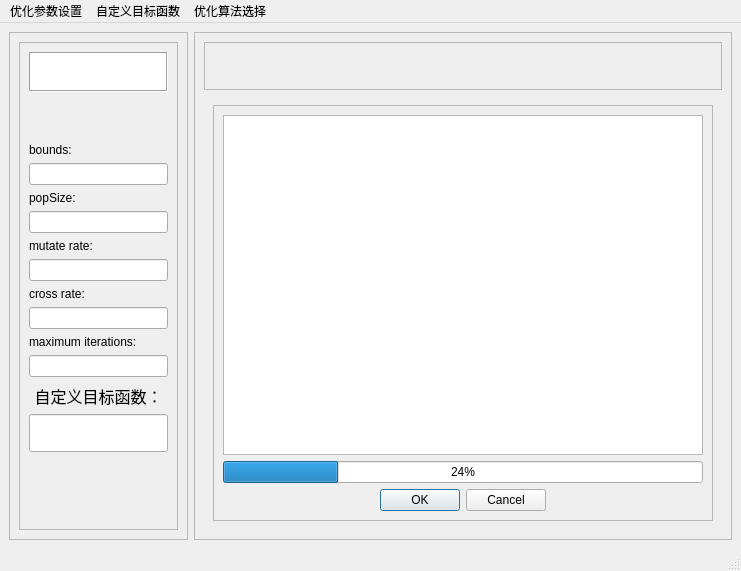
<?xml version="1.0" encoding="UTF-8"?>
<ui version="4.0">
 <class>MainWindow</class>
 <widget class="QMainWindow" name="MainWindow">
  <property name="geometry">
   <rect>
    <x>0</x>
    <y>0</y>
    <width>741</width>
    <height>571</height>
   </rect>
  </property>
  <property name="contextMenuPolicy">
   <enum>Qt::ActionsContextMenu</enum>
  </property>
  <property name="windowTitle">
   <string>MainWindow</string>
  </property>
  <property name="windowIcon">
   <iconset>
    <normaloff>:/icon/icon/算法调试.svg</normaloff>:/icon/icon/算法调试.svg</iconset>
  </property>
  <widget class="QWidget" name="centralwidget">
   <property name="sizePolicy">
    <sizepolicy hsizetype="Expanding" vsizetype="Expanding">
     <horstretch>1</horstretch>
     <verstretch>1</verstretch>
    </sizepolicy>
   </property>
   <layout class="QHBoxLayout" name="horizontalLayout_2">
    <item>
     <layout class="QHBoxLayout" name="horizontalLayout">
      <item>
       <widget class="QFrame" name="frame_fixed_page">
        <property name="sizePolicy">
         <sizepolicy hsizetype="Expanding" vsizetype="Expanding">
          <horstretch>1</horstretch>
          <verstretch>1</verstretch>
         </sizepolicy>
        </property>
        <property name="frameShape">
         <enum>QFrame::StyledPanel</enum>
        </property>
        <property name="frameShadow">
         <enum>QFrame::Raised</enum>
        </property>
        <layout class="QVBoxLayout" name="verticalLayout_3">
         <item>
          <widget class="QFrame" name="frame_4">
           <property name="sizePolicy">
            <sizepolicy hsizetype="Preferred" vsizetype="Expanding">
             <horstretch>0</horstretch>
             <verstretch>11</verstretch>
            </sizepolicy>
           </property>
           <property name="maximumSize">
            <size>
             <width>900</width>
             <height>16777215</height>
            </size>
           </property>
           <property name="frameShape">
            <enum>QFrame::StyledPanel</enum>
           </property>
           <property name="frameShadow">
            <enum>QFrame::Raised</enum>
           </property>
           <layout class="QVBoxLayout" name="verticalLayout_7">
            <item>
             <widget class="QTextBrowser" name="textBrowser_mode_show">
              <property name="sizePolicy">
               <sizepolicy hsizetype="Expanding" vsizetype="Expanding">
                <horstretch>0</horstretch>
                <verstretch>1</verstretch>
               </sizepolicy>
              </property>
              <property name="maximumSize">
               <size>
                <width>350</width>
                <height>40</height>
               </size>
              </property>
              <property name="contextMenuPolicy">
               <enum>Qt::DefaultContextMenu</enum>
              </property>
              <property name="inputMethodHints">
               <set>Qt::ImhMultiLine</set>
              </property>
              <property name="frameShape">
               <enum>QFrame::Box</enum>
              </property>
              <property name="acceptRichText">
               <bool>true</bool>
              </property>
              <property name="textInteractionFlags">
               <set>Qt::TextBrowserInteraction</set>
              </property>
              <property name="openLinks">
               <bool>true</bool>
              </property>
             </widget>
            </item>
            <item>
             <spacer name="verticalSpacer_middle">
              <property name="orientation">
               <enum>Qt::Vertical</enum>
              </property>
              <property name="sizeType">
               <enum>QSizePolicy::Preferred</enum>
              </property>
              <property name="sizeHint" stdset="0">
               <size>
                <width>20</width>
                <height>45</height>
               </size>
              </property>
             </spacer>
            </item>
            <item>
             <layout class="QVBoxLayout" name="verticalLayout_2">
              <item>
               <widget class="QLabel" name="label_bounds">
                <property name="sizePolicy">
                 <sizepolicy hsizetype="Preferred" vsizetype="Expanding">
                  <horstretch>0</horstretch>
                  <verstretch>1</verstretch>
                 </sizepolicy>
                </property>
                <property name="text">
                 <string>bounds:</string>
                </property>
               </widget>
              </item>
              <item>
               <widget class="QLineEdit" name="lineEdit_bounds">
                <property name="sizePolicy">
                 <sizepolicy hsizetype="Expanding" vsizetype="Expanding">
                  <horstretch>0</horstretch>
                  <verstretch>2</verstretch>
                 </sizepolicy>
                </property>
               </widget>
              </item>
              <item>
               <widget class="QLabel" name="label_popSize">
                <property name="sizePolicy">
                 <sizepolicy hsizetype="Preferred" vsizetype="Expanding">
                  <horstretch>0</horstretch>
                  <verstretch>1</verstretch>
                 </sizepolicy>
                </property>
                <property name="text">
                 <string>popSize:</string>
                </property>
               </widget>
              </item>
              <item>
               <widget class="QLineEdit" name="lineEdit_popSize">
                <property name="sizePolicy">
                 <sizepolicy hsizetype="Expanding" vsizetype="Expanding">
                  <horstretch>0</horstretch>
                  <verstretch>2</verstretch>
                 </sizepolicy>
                </property>
               </widget>
              </item>
              <item>
               <widget class="QLabel" name="label_mutate_rate">
                <property name="sizePolicy">
                 <sizepolicy hsizetype="Preferred" vsizetype="Expanding">
                  <horstretch>0</horstretch>
                  <verstretch>1</verstretch>
                 </sizepolicy>
                </property>
                <property name="text">
                 <string>mutate rate:</string>
                </property>
               </widget>
              </item>
              <item>
               <widget class="QLineEdit" name="lineEdit_mutate_rate">
                <property name="sizePolicy">
                 <sizepolicy hsizetype="Expanding" vsizetype="Expanding">
                  <horstretch>0</horstretch>
                  <verstretch>2</verstretch>
                 </sizepolicy>
                </property>
               </widget>
              </item>
              <item>
               <widget class="QLabel" name="label_cross_rate">
                <property name="sizePolicy">
                 <sizepolicy hsizetype="Preferred" vsizetype="Expanding">
                  <horstretch>0</horstretch>
                  <verstretch>1</verstretch>
                 </sizepolicy>
                </property>
                <property name="text">
                 <string>cross rate:</string>
                </property>
               </widget>
              </item>
              <item>
               <widget class="QLineEdit" name="lineEdit_cross_rate">
                <property name="sizePolicy">
                 <sizepolicy hsizetype="Expanding" vsizetype="Expanding">
                  <horstretch>0</horstretch>
                  <verstretch>2</verstretch>
                 </sizepolicy>
                </property>
               </widget>
              </item>
              <item>
               <widget class="QLabel" name="label_max_iterations">
                <property name="sizePolicy">
                 <sizepolicy hsizetype="Preferred" vsizetype="Expanding">
                  <horstretch>0</horstretch>
                  <verstretch>1</verstretch>
                 </sizepolicy>
                </property>
                <property name="text">
                 <string>maximum iterations:</string>
                </property>
               </widget>
              </item>
              <item>
               <widget class="QLineEdit" name="lineEdit_max_iterations">
                <property name="sizePolicy">
                 <sizepolicy hsizetype="Expanding" vsizetype="Expanding">
                  <horstretch>0</horstretch>
                  <verstretch>2</verstretch>
                 </sizepolicy>
                </property>
               </widget>
              </item>
             </layout>
            </item>
            <item>
             <layout class="QVBoxLayout" name="verticalLayout_4">
              <item>
               <widget class="QLabel" name="label_customize_function">
                <property name="sizePolicy">
                 <sizepolicy hsizetype="Preferred" vsizetype="Expanding">
                  <horstretch>0</horstretch>
                  <verstretch>2</verstretch>
                 </sizepolicy>
                </property>
                <property name="font">
                 <font>
                  <family>楷体</family>
                  <pointsize>12</pointsize>
                 </font>
                </property>
                <property name="text">
                 <string>自定义目标函数：</string>
                </property>
                <property name="alignment">
                 <set>Qt::AlignCenter</set>
                </property>
                <property name="margin">
                 <number>0</number>
                </property>
               </widget>
              </item>
              <item>
               <widget class="QLineEdit" name="lineEdit_customize_function">
                <property name="sizePolicy">
                 <sizepolicy hsizetype="Expanding" vsizetype="Expanding">
                  <horstretch>0</horstretch>
                  <verstretch>3</verstretch>
                 </sizepolicy>
                </property>
               </widget>
              </item>
             </layout>
            </item>
            <item>
             <spacer name="verticalSpacer_buttom">
              <property name="orientation">
               <enum>Qt::Vertical</enum>
              </property>
              <property name="sizeType">
               <enum>QSizePolicy::MinimumExpanding</enum>
              </property>
              <property name="sizeHint" stdset="0">
               <size>
                <width>20</width>
                <height>40</height>
               </size>
              </property>
             </spacer>
            </item>
           </layout>
          </widget>
         </item>
        </layout>
       </widget>
      </item>
      <item>
       <widget class="QFrame" name="frame_tab_page">
        <property name="sizePolicy">
         <sizepolicy hsizetype="Expanding" vsizetype="Expanding">
          <horstretch>3</horstretch>
          <verstretch>1</verstretch>
         </sizepolicy>
        </property>
        <property name="frameShape">
         <enum>QFrame::StyledPanel</enum>
        </property>
        <property name="frameShadow">
         <enum>QFrame::Raised</enum>
        </property>
        <layout class="QVBoxLayout" name="verticalLayout">
         <item>
          <widget class="QFrame" name="frame">
           <property name="sizePolicy">
            <sizepolicy hsizetype="Preferred" vsizetype="Expanding">
             <horstretch>0</horstretch>
             <verstretch>1</verstretch>
            </sizepolicy>
           </property>
           <property name="frameShape">
            <enum>QFrame::StyledPanel</enum>
           </property>
           <property name="frameShadow">
            <enum>QFrame::Raised</enum>
           </property>
          </widget>
         </item>
         <item>
          <widget class="QStackedWidget" name="stackedWidget">
           <property name="sizePolicy">
            <sizepolicy hsizetype="Expanding" vsizetype="Expanding">
             <horstretch>0</horstretch>
             <verstretch>9</verstretch>
            </sizepolicy>
           </property>
           <property name="styleSheet">
            <string notr="true"/>
           </property>
           <property name="currentIndex">
            <number>0</number>
           </property>
           <widget class="QWidget" name="page_1">
            <property name="sizePolicy">
             <sizepolicy hsizetype="Expanding" vsizetype="Expanding">
              <horstretch>0</horstretch>
              <verstretch>0</verstretch>
             </sizepolicy>
            </property>
            <property name="styleSheet">
             <string notr="true"/>
            </property>
            <layout class="QVBoxLayout" name="verticalLayout_6">
             <item>
              <layout class="QVBoxLayout" name="verticalLayout_5">
               <item>
                <widget class="QFrame" name="frame_2">
                 <property name="sizePolicy">
                  <sizepolicy hsizetype="Expanding" vsizetype="Expanding">
                   <horstretch>0</horstretch>
                   <verstretch>4</verstretch>
                  </sizepolicy>
                 </property>
                 <property name="frameShape">
                  <enum>QFrame::StyledPanel</enum>
                 </property>
                 <property name="frameShadow">
                  <enum>QFrame::Raised</enum>
                 </property>
                 <layout class="QVBoxLayout" name="verticalLayout_9">
                  <item>
                   <layout class="QVBoxLayout" name="verticalLayout_8">
                    <item>
                     <widget class="QGraphicsView" name="graphicsView_result_show"/>
                    </item>
                    <item>
                     <widget class="QProgressBar" name="progressBar_process_show">
                      <property name="value">
                       <number>24</number>
                      </property>
                     </widget>
                    </item>
                    <item>
                     <widget class="QDialogButtonBox" name="buttonBox_star_stop">
                      <property name="standardButtons">
                       <set>QDialogButtonBox::Cancel|QDialogButtonBox::Ok</set>
                      </property>
                      <property name="centerButtons">
                       <bool>true</bool>
                      </property>
                     </widget>
                    </item>
                   </layout>
                  </item>
                 </layout>
                </widget>
               </item>
              </layout>
             </item>
            </layout>
           </widget>
           <widget class="QWidget" name="page_2">
            <property name="sizePolicy">
             <sizepolicy hsizetype="Expanding" vsizetype="Expanding">
              <horstretch>0</horstretch>
              <verstretch>0</verstretch>
             </sizepolicy>
            </property>
            <property name="styleSheet">
             <string notr="true"/>
            </property>
            <layout class="QGridLayout" name="gridLayout">
             <item row="0" column="0" colspan="2">
              <widget class="QGraphicsView" name="graphicsView_customize_function_show">
               <property name="sizePolicy">
                <sizepolicy hsizetype="Expanding" vsizetype="Expanding">
                 <horstretch>0</horstretch>
                 <verstretch>0</verstretch>
                </sizepolicy>
               </property>
               <property name="backgroundBrush">
                <brush brushstyle="NoBrush">
                 <color alpha="255">
                  <red>0</red>
                  <green>0</green>
                  <blue>0</blue>
                 </color>
                </brush>
               </property>
              </widget>
             </item>
            </layout>
           </widget>
           <widget class="QWidget" name="page_3">
            <property name="styleSheet">
             <string notr="true"/>
            </property>
           </widget>
          </widget>
         </item>
        </layout>
       </widget>
      </item>
     </layout>
    </item>
   </layout>
  </widget>
  <widget class="QMenuBar" name="menubar">
   <property name="geometry">
    <rect>
     <x>0</x>
     <y>0</y>
     <width>741</width>
     <height>22</height>
    </rect>
   </property>
   <widget class="QMenu" name="menu_paramater_optimize">
    <property name="title">
     <string>优化参数设置</string>
    </property>
   </widget>
   <widget class="QMenu" name="menu_customize_function">
    <property name="title">
     <string>自定义目标函数</string>
    </property>
   </widget>
   <widget class="QMenu" name="menu_algorithm_select">
    <property name="title">
     <string>优化算法选择</string>
    </property>
    <addaction name="actionDE"/>
    <addaction name="actionL_BFGS_B"/>
    <addaction name="actionPowell"/>
   </widget>
   <addaction name="menu_paramater_optimize"/>
   <addaction name="menu_customize_function"/>
   <addaction name="menu_algorithm_select"/>
  </widget>
  <widget class="QStatusBar" name="statusbar"/>
  <action name="actionDE">
   <property name="text">
    <string>DE</string>
   </property>
  </action>
  <action name="actionL_BFGS_B">
   <property name="text">
    <string>L-BFGS-B</string>
   </property>
  </action>
  <action name="actionPowell">
   <property name="text">
    <string>Powell</string>
   </property>
  </action>
 </widget>
 <resources>
  <include location="../../resources/image.qrc"/>
 </resources>
 <connections/>
</ui>
